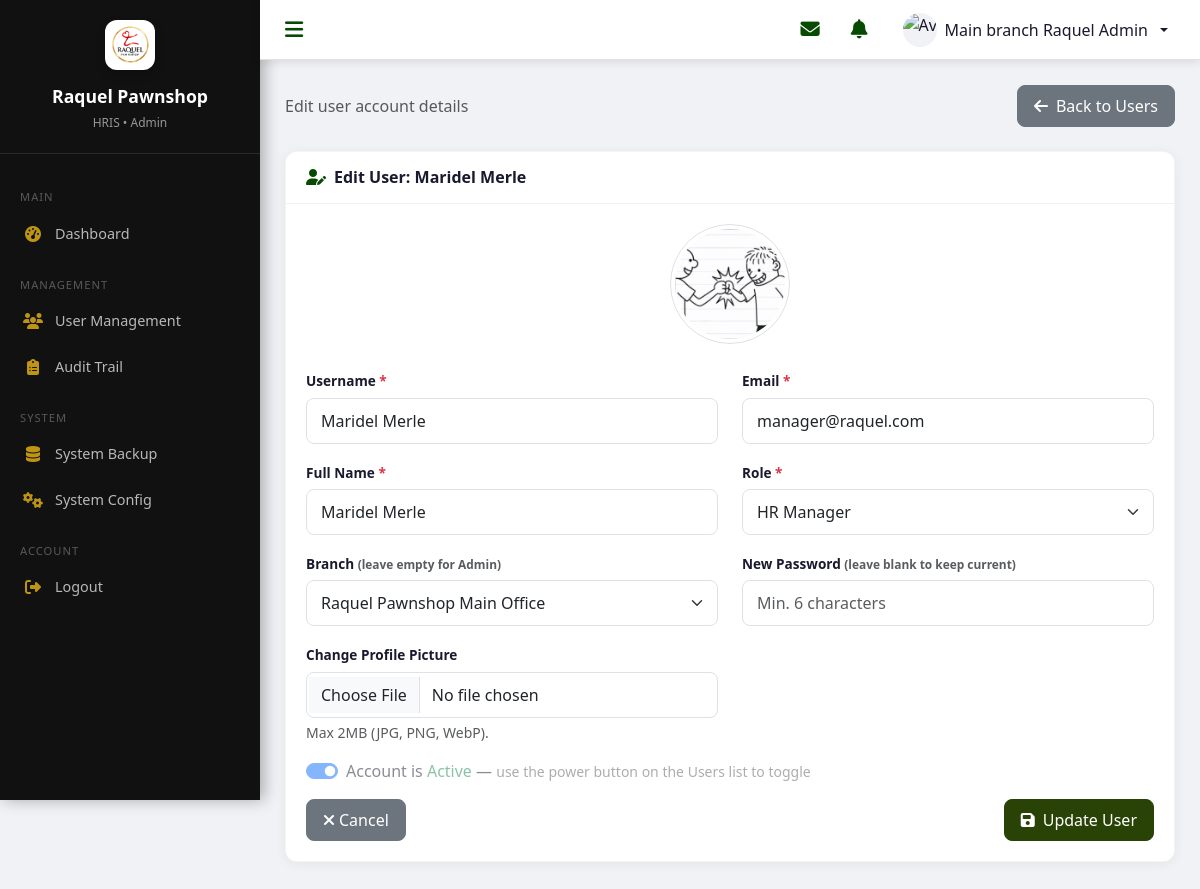
The page /admin/edit-user.php?id=2 (signed in) on the database its author committed.
### tables this page shows
CREATE TABLE users (
    user_id INT AUTO_INCREMENT PRIMARY KEY,
    username VARCHAR(50) NOT NULL UNIQUE,
    email VARCHAR(100) NOT NULL UNIQUE,
    password_hash VARCHAR(255) NOT NULL,
    full_name VARCHAR(100) NOT NULL,
    role ENUM('Admin', 'HR Manager', 'HR Supervisor', 'HR Staff') NOT NULL,
    branch_id INT NULL,
    profile_picture VARCHAR(255) NULL,
    is_active TINYINT(1) DEFAULT 1,
    created_at TIMESTAMP DEFAULT CURRENT_TIMESTAMP,
    updated_at TIMESTAMP DEFAULT CURRENT_TIMESTAMP ON UPDATE CURRENT_TIMESTAMP,
    deleted_at TIMESTAMP NULL DEFAULT NULL,
    CONSTRAINT fk_users_branch FOREIGN KEY (branch_id) REFERENCES branches(branch_id) ON DELETE SET NULL,
    INDEX idx_user_role (role),
    INDEX idx_user_status (is_active, deleted_at)
);

CREATE TABLE branches (
    branch_id INT AUTO_INCREMENT PRIMARY KEY,
    branch_name VARCHAR(100) NOT NULL,
    location VARCHAR(255) NOT NULL,
    is_active TINYINT(1) DEFAULT 1,
    created_at TIMESTAMP DEFAULT CURRENT_TIMESTAMP,
    updated_at TIMESTAMP DEFAULT CURRENT_TIMESTAMP ON UPDATE CURRENT_TIMESTAMP,
    deleted_at TIMESTAMP NULL DEFAULT NULL,
    INDEX idx_branch_status (is_active, deleted_at)
);

### includes/functions.php (called while the page is built, shortened)
<?php
function e($string)
{
    return htmlspecialchars($string ?? '', ENT_QUOTES, 'UTF-8');
}
?>

### admin/edit-user.php (the view, shortened to what this page needs)
<?php
require_once '../includes/session-check.php';
require_once '../includes/functions.php';
$uid = isset($_GET['id']) ? (int)$_GET['id'] : 0;
$stmt = $conn->prepare("SELECT * FROM users WHERE user_id = ?");
$stmt->bind_param("i", $uid);
$stmt->execute();
$user = $stmt->get_result()->fetch_assoc();
require_once '../includes/header.php';
$branches = $conn->query("SELECT * FROM branches ORDER BY branch_name");
?>
<div class="d-flex justify-content-between align-items-center mb-4">
    <p class="text-muted mb-0">Edit user account details</p>
    <a href="<?php echo BASE_URL; ?>/admin/users.php" class="btn btn-secondary">
        <i class="fas fa-arrow-left me-2"></i>Back to Users
    </a>
</div>
<div class="content-card">
    <div class="card-header">
        <h5><i class="fas fa-user-edit me-2"></i>Edit User: <?php echo e($user['full_name']); ?></h5>
    </div>
    <div class="card-body">
        <form method="POST" action="" enctype="multipart/form-data">
            <div class="row mb-4 text-center">
                <div class="col-12">
                    <div class="position-relative d-inline-block">
                        <?php if ($user['profile_picture']): ?>
                            <img src="<?php echo BASE_URL . '/' . e($user['profile_picture']); ?>"
                                 alt="Profile" class="rounded-circle img-thumbnail" style="width: 120px; height: 120px; object-fit: cover;">
                        <?php endif; ?>
                    </div>
                </div>
            </div>
            <div class="row">
                <div class="col-md-6 mb-3">
                    <label class="form-label">Username <span class="text-danger">*</span></label>
                    <input type="text" class="form-control" name="username"
                           value="<?php echo e($user['username']); ?>" required>
                </div>
                <div class="col-md-6 mb-3">
                    <label class="form-label">Email <span class="text-danger">*</span></label>
                    <input type="email" class="form-control" name="email"
                           value="<?php echo e($user['email']); ?>" required>
                </div>
            </div>
            <div class="row">
                <div class="col-md-6 mb-3">
                    <label class="form-label">Full Name <span class="text-danger">*</span></label>
                    <input type="text" class="form-control" name="full_name"
                           value="<?php echo e($user['full_name']); ?>" required>
                </div>
                <div class="col-md-6 mb-3">
                    <label class="form-label">Role <span class="text-danger">*</span></label>
                    <select class="form-select" name="role" required>
                        <option value="HR Manager"   <?php echo $user['role']==='HR Manager'   ? 'selected' : ''; ?>>HR Manager</option>
                    </select>
                </div>
            </div>
            <div class="row">
                <div class="col-md-6 mb-3">
                    <label class="form-label">Branch <small class="text-muted">(leave empty for Admin)</small></label>
                    <select class="form-select" name="branch_id">
                        <?php while ($branch = $branches->fetch_assoc()): ?>
                            <option value="<?php echo $branch['branch_id']; ?>"
                                <?php echo ($user['branch_id'] == $branch['branch_id']) ? 'selected' : ''; ?>>
                                <?php echo e($branch['branch_name']); ?>
                            </option>
                        <?php endwhile; ?>
                    </select>
                </div>
                <div class="col-md-6 mb-3">
                    <label class="form-label">
                        New Password
                        <small class="text-muted">(leave blank to keep current)</small>
                    </label>
                    <input type="password" class="form-control" name="password"
                           minlength="6" placeholder="Min. 6 characters">
                </div>
            </div>
            <div class="row">
                <div class="col-md-6 mb-3">
                    <label class="form-label">Change Profile Picture</label>
                    <input type="file" class="form-control" name="profile_picture" accept="image/*">
                    <div class="form-text">Max 2MB (JPG, PNG, WebP).</div>
                </div>
            </div>
            <div class="mb-3">
                <div class="form-check form-switch">
                    <input class="form-check-input" type="checkbox" id="isActiveToggle" disabled
                           <?php echo $user['is_active'] ? 'checked' : ''; ?>>
                    <label class="form-check-label" for="isActiveToggle">
                        Account is <?php echo $user['is_active'] ? '<span class="text-success">Active</span>' : '<span class="text-danger">Inactive</span>'; ?>
                        &mdash; <small class="text-muted">use the power button on the Users list to toggle</small>
                    </label>
                </div>
            </div>
            <div class="d-flex justify-content-between mt-3">
                <a href="<?php echo BASE_URL; ?>/admin/users.php" class="btn btn-secondary">
                    <i class="fas fa-times me-1"></i>Cancel
                </a>
                <button type="submit" class="btn btn-primary">
                    <i class="fas fa-save me-2"></i>Update User
                </button>
            </div>
        </form>
    </div>
</div>
<?php require_once '../includes/footer.php'; ?>

### assets/css/style.css (style rules this page uses)
:root { --primary-blue: #294306; --primary-light: #BD9414; --primary-dark: #1a2b04; --accent: #D71920; --bg-gray: #f0f2f5; --bg-white: #ffffff; --text-dark: #1a1a2e; --text-muted: #6c757d; --success: #28a745; --warning: #ffc107; --danger: #dc3545; --info: #17a2b8; --purple: #6f42c1; --sidebar-width: 260px; --sidebar-collapsed-width: 70px; --header-height: 60px; }
* { box-sizing: border-box; }
body { font-family: 'Segoe UI', Tahoma, Geneva, Verdana, sans-serif; background: var(--bg-gray); margin: 0; padding: 0; color: var(--text-dark); }
a { text-decoration: none; }
.content-card { background: var(--bg-white); border-radius: 12px; box-shadow: 0 2px 12px rgba(0, 0, 0, 0.06); margin-bottom: 20px; border: 1px solid rgba(0, 0, 0, 0.04); }
.content-card .card-header { padding: 16px 20px; border-bottom: 1px solid #f0f0f0; display: flex; align-items: center; justify-content: space-between; background: transparent; }
.content-card .card-header h5 { margin: 0; font-weight: 600; font-size: 1rem; color: var(--text-dark); }
.content-card .card-header h5 i { color: #074B02; }
.content-card .card-body { padding: 20px; }
.btn { border-radius: 8px; font-weight: 500; padding: 8px 16px; transition: all 0.2s; }
.btn-primary { background: var(--primary-blue); border-color: var(--primary-blue); }
.form-label { font-weight: 600; font-size: 0.85rem; color: var(--text-dark); margin-bottom: 6px; }
.form-control, .form-select { border-radius: 8px; padding: 10px 14px; border: 1.5px solid #dee2e6; transition: border-color 0.3s, box-shadow 0.3s; }

### rows shown on the page
users: full_name "Maridel Merle", profile_picture (picture), username "Maridel Merle", email "manager@raquel.com", role "HR Manager", branch_id "Raquel Pawnshop Main Office", is_active "☑"

### other values the page prints
$sys_pawnshop_name "Raquel Pawnshop"
$_SESSION['role'] "Admin"
$label "MAIN"
$item['label'] "Dashboard"
$label "MANAGEMENT"
$item['label'] "User Management"
$item['label'] "Audit Trail"
$label "SYSTEM"
$item['label'] "System Backup"
$item['label'] "System Config"
$_SESSION['full_name'] "Main branch Raquel Admin"
